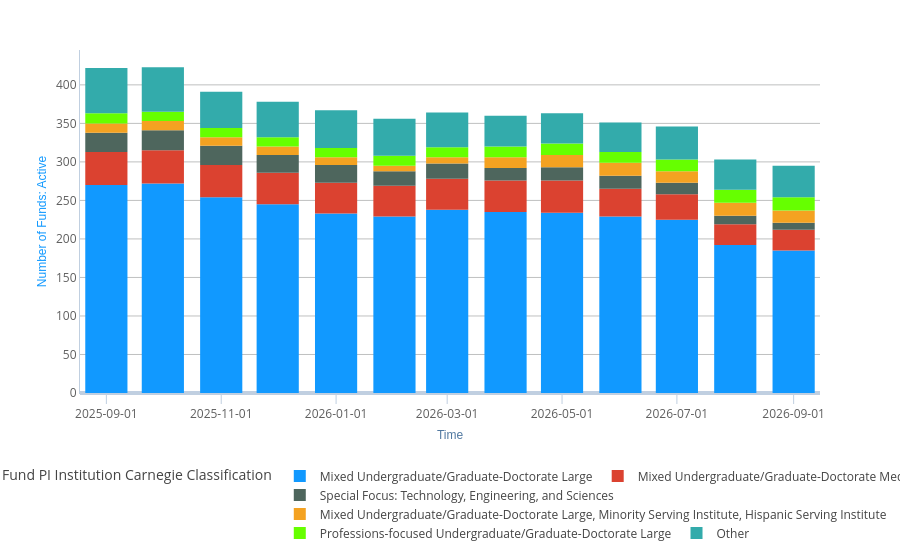

Notebook source saved alongside this figure:
### Code cell
# 2. Sort for plotting, and grab the top N. Sum the remainder and add that as another dataframe column.
# remember, head() sorts the rows!
# top_10 = df.head(10)

# the good news is, this data comes to you sorted from the dw (first dimension value is the dominant one)
# get the first n columns with 'iloc' (n out of 29)
select_top_n=5
top_n = df.iloc[:, :select_top_n]

# Now for the "Other" category: pick up "bottom": iloc n+1 to end
bottom = df.iloc[:, select_top_n:]
display(bottom)
bottom.shape

# we put the remainder column in our top n df:
top_n["Other"]=bottom.sum(axis="columns")
display(top_n)
top_n.shape

# and plot that top N:
plot = px.bar(top_n, labels={'value': metric_name})
plot.show()

### Figure 1 — Plotly figure (JSON) as saved in the notebook; plotly's stock layout.template omitted (floating-point values rounded to 4 significant figures)
{"data": [{"hovertemplate": "Fund PI Institution Carnegie Classification=Mixed Undergraduate/Graduate-Doctorate Large<br>Time=%{x}<br>Number of Funds: Active=%{y}<extra></extra>", "legendgroup": "Mixed Undergraduate/Graduate-Doctorate Large", "marker": {"color": "#1199FF", "pattern": {"shape": ""}}, "name": "Mixed Undergraduate/Graduate-Doctorate Large", "orientation": "v", "showlegend": true, "textposition": "auto", "type": "bar", "x": ["2025-09-01T00:00:00.000000000", "2025-10-01T00:00:00.000000000", "2025-11-01T00:00:00.000000000", "2025-12-01T00:00:00.000000000", "2026-01-01T00:00:00.000000000", "2026-02-01T00:00:00.000000000", "2026-03-01T00:00:00.000000000", "2026-04-01T00:00:00.000000000", "2026-05-01T00:00:00.000000000", "2026-06-01T00:00:00.000000000", "2026-07-01T00:00:00.000000000", "2026-08-01T00:00:00.000000000", "2026-09-01T00:00:00.000000000"], "xaxis": "x", "y": [270.0, 272.0, 254.0, 245.0, 233.0, 229.0, 238.0, 235.0, 234.0, 229.0, 225.0, 192.0, 185.0], "yaxis": "y"}, {"hovertemplate": "Fund PI Institution Carnegie Classification=Mixed Undergraduate/Graduate-Doctorate Medium<br>Time=%{x}<br>Number of Funds: Active=%{y}<extra></extra>", "legendgroup": "Mixed Undergraduate/Graduate-Doctorate Medium", "marker": {"color": "#DB4230", "pattern": {"shape": ""}}, "name": "Mixed Undergraduate/Graduate-Doctorate Medium", "orientation": "v", "showlegend": true, "textposition": "auto", "type": "bar", "x": ["2025-09-01T00:00:00.000000000", "2025-10-01T00:00:00.000000000", "2025-11-01T00:00:00.000000000", "2025-12-01T00:00:00.000000000", "2026-01-01T00:00:00.000000000", "2026-02-01T00:00:00.000000000", "2026-03-01T00:00:00.000000000", "2026-04-01T00:00:00.000000000", "2026-05-01T00:00:00.000000000", "2026-06-01T00:00:00.000000000", "2026-07-01T00:00:00.000000000", "2026-08-01T00:00:00.000000000", "2026-09-01T00:00:00.000000000"], "xaxis": "x", "y": [43.0, 43.0, 42.0, 41.0, 40.0, 40.0, 40.0, 41.0, 42.0, 36.0, 33.0, 27.0, 27.0], "yaxis": "y"}, {"hovertemplate": "Fund PI Institution Carnegie Classification=Special Focus: Technology, Engineering, and Sciences<br>Time=%{x}<br>Number of Funds: Active=%{y}<extra></extra>", "legendgroup": "Special Focus: Technology, Engineering, and Sciences", "marker": {"color": "#4E665D", "pattern": {"shape": ""}}, "name": "Special Focus: Technology, Engineering, and Sciences", "orientation": "v", "showlegend": true, "textposition": "auto", "type": "bar", "x": ["2025-09-01T00:00:00.000000000", "2025-10-01T00:00:00.000000000", "2025-11-01T00:00:00.000000000", "2025-12-01T00:00:00.000000000", "2026-01-01T00:00:00.000000000", "2026-02-01T00:00:00.000000000", "2026-03-01T00:00:00.000000000", "2026-04-01T00:00:00.000000000", "2026-05-01T00:00:00.000000000", "2026-06-01T00:00:00.000000000", "2026-07-01T00:00:00.000000000", "2026-08-01T00:00:00.000000000", "2026-09-01T00:00:00.000000000"], "xaxis": "x", "y": [25.0, 26.0, 25.0, 23.0, 23.0, 19.0, 20.0, 16.0, 17.0, 17.0, 15.0, 11.0, 9.0], "yaxis": "y"}, {"hovertemplate": "Fund PI Institution Carnegie Classification=Mixed Undergraduate/Graduate-Doctorate Large, Minority Serving Institute, Hispanic Serving Institute<br>Time=%{x}<br>Number of Funds: Active=%{y}<extra></extra>", "legendgroup": "Mixed Undergraduate/Graduate-Doctorate Large, Minority Serving Institute, Hispanic Serving Institute", "marker": {"color": "#F4A221", "pattern": {"shape": ""}}, "name": "Mixed Undergraduate/Graduate-Doctorate Large, Minority Serving Institute, Hispanic Serving Institute", "orientation": "v", "showlegend": true, "textposition": "auto", "type": "bar", "x": ["2025-09-01T00:00:00.000000000", "2025-10-01T00:00:00.000000000", "2025-11-01T00:00:00.000000000", "2025-12-01T00:00:00.000000000", "2026-01-01T00:00:00.000000000", "2026-02-01T00:00:00.000000000", "2026-03-01T00:00:00.000000000", "2026-04-01T00:00:00.000000000", "2026-05-01T00:00:00.000000000", "2026-06-01T00:00:00.000000000", "2026-07-01T00:00:00.000000000", "2026-08-01T00:00:00.000000000", "2026-09-01T00:00:00.000000000"], "xaxis": "x", "y": [12.0, 12.0, 11.0, 11.0, 10.0, 7.0, 8.0, 14.0, 16.0, 17.0, 15.0, 17.0, 16.0], "yaxis": "y"}, {"hovertemplate": "Fund PI Institution Carnegie Classification=Professions-focused Undergraduate/Graduate-Doctorate Large<br>Time=%{x}<br>Number of Funds: Active=%{y}<extra></extra>", "legendgroup": "Professions-focused Undergraduate/Graduate-Doctorate Large", "marker": {"color": "#66FF00", "pattern": {"shape": ""}}, "name": "Professions-focused Undergraduate/Graduate-Doctorate Large", "orientation": "v", "showlegend": true, "textposition": "auto", "type": "bar", "x": ["2025-09-01T00:00:00.000000000", "2025-10-01T00:00:00.000000000", "2025-11-01T00:00:00.000000000", "2025-12-01T00:00:00.000000000", "2026-01-01T00:00:00.000000000", "2026-02-01T00:00:00.000000000", "2026-03-01T00:00:00.000000000", "2026-04-01T00:00:00.000000000", "2026-05-01T00:00:00.000000000", "2026-06-01T00:00:00.000000000", "2026-07-01T00:00:00.000000000", "2026-08-01T00:00:00.000000000", "2026-09-01T00:00:00.000000000"], "xaxis": "x", "y": [13.0, 12.0, 12.0, 12.0, 12.0, 13.0, 13.0, 14.0, 15.0, 14.0, 15.0, 17.0, 17.0], "yaxis": "y"}, {"hovertemplate": "Fund PI Institution Carnegie Classification=Other<br>Time=%{x}<br>Number of Funds: Active=%{y}<extra></extra>", "legendgroup": "Other", "marker": {"color": "#33ABAB", "pattern": {"shape": ""}}, "name": "Other", "orientation": "v", "showlegend": true, "textposition": "auto", "type": "bar", "x": ["2025-09-01T00:00:00.000000000", "2025-10-01T00:00:00.000000000", "2025-11-01T00:00:00.000000000", "2025-12-01T00:00:00.000000000", "2026-01-01T00:00:00.000000000", "2026-02-01T00:00:00.000000000", "2026-03-01T00:00:00.000000000", "2026-04-01T00:00:00.000000000", "2026-05-01T00:00:00.000000000", "2026-06-01T00:00:00.000000000", "2026-07-01T00:00:00.000000000", "2026-08-01T00:00:00.000000000", "2026-09-01T00:00:00.000000000"], "xaxis": "x", "y": [59.0, 58.0, 47.0, 46.0, 49.0, 48.0, 45.0, 40.0, 39.0, 38.0, 43.0, 39.0, 41.0], "yaxis": "y"}], "layout": {"barmode": "relative", "legend": {"title": {"text": "Fund PI Institution Carnegie Classification"}, "tracegroupgap": 0}, "xaxis": {"anchor": "y", "domain": [0, 1], "title": {"text": "Time"}}, "yaxis": {"anchor": "x", "domain": [0, 1], "title": {"text": "Number of Funds: Active"}}}}
